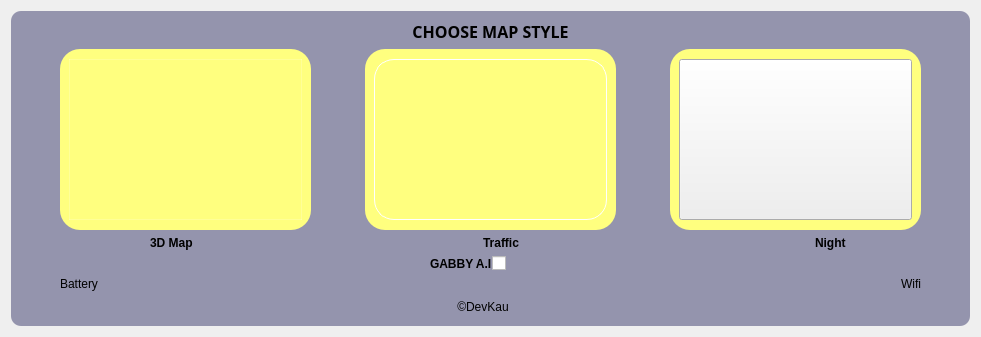
            <widget class="QWidget" name="SettingsPage">
             <layout class="QGridLayout" name="gridLayout_12">
              <item row="0" column="0">
               <widget class="QFrame" name="settingsframe">
                <property name="styleSheet">
                 <string notr="true">#settingsframe{
background-color: rgba(85, 85, 127,150);
border-radius:10px;



}</string>
                </property>
                <property name="frameShape">
                 <enum>QFrame::Shape::StyledPanel</enum>
                </property>
                <property name="frameShadow">
                 <enum>QFrame::Shadow::Raised</enum>
                </property>
                <layout class="QGridLayout" name="gridLayout_8" rowstretch="1,0">
                 <item row="0" column="0">
                  <spacer name="horizontalSpacer_24">
                   <property name="orientation">
                    <enum>Qt::Orientation::Horizontal</enum>
                   </property>
                   <property name="sizeHint" stdset="0">
                    <size>
                     <width>40</width>
                     <height>20</height>
                    </size>
                   </property>
                  </spacer>
                 </item>
                 <item row="1" column="1">
                  <layout class="QHBoxLayout" name="horizontalLayout_12">
                   <item>
                    <spacer name="horizontalSpacer_22">
                     <property name="orientation">
                      <enum>Qt::Orientation::Horizontal</enum>
                     </property>
                     <property name="sizeHint" stdset="0">
                      <size>
                       <width>44</width>
                       <height>20</height>
                      </size>
                     </property>
                    </spacer>
                   </item>
                   <item>
                    <widget class="QLabel" name="label_6">
                     <property name="styleSheet">
                      <string notr="true">margin-right:15px;</string>
                     </property>
                     <property name="text">
                      <string>©DevKau</string>
                     </property>
                     <property name="alignment">
                      <set>Qt::AlignmentFlag::AlignCenter</set>
                     </property>
                    </widget>
                   </item>
                   <item>
                    <spacer name="horizontalSpacer_23">
                     <property name="orientation">
                      <enum>Qt::Orientation::Horizontal</enum>
                     </property>
                     <property name="sizeHint" stdset="0">
                      <size>
                       <width>40</width>
                       <height>20</height>
                      </size>
                     </property>
                    </spacer>
                   </item>
                  </layout>
                 </item>
                 <item row="0" column="1">
                  <layout class="QVBoxLayout" name="verticalLayout_10" stretch="1,1,1,0,0">
                   <item>
                    <layout class="QHBoxLayout" name="horizontalLayout_9">
                     <item>
                      <widget class="QLabel" name="label">
                       <property name="font">
                        <font>
                         <family>Myanmar Text</family>
                         <pointsize>12</pointsize>
                         <bold>true</bold>
                        </font>
                       </property>
                       <property name="text">
                        <string>CHOOSE MAP STYLE</string>
                       </property>
                       <property name="alignment">
                        <set>Qt::AlignmentFlag::AlignCenter</set>
                       </property>
                      </widget>
                     </item>
                    </layout>
                   </item>
                   <item>
                    <layout class="QHBoxLayout" name="horizontalLayout_10">
                     <property name="spacing">
                      <number>14</number>
                     </property>
                     <item>
                      <widget class="QFrame" name="map3dframe">
                       <property name="minimumSize">
                        <size>
                         <width>251</width>
                         <height>181</height>
                        </size>
                       </property>
                       <property name="styleSheet">
                        <string notr="true">#map3dframe{
	background-color: rgb(255, 255, 127);
  border-radius:20px;
    border-image: url(&quot;C:/Users/gabby/Documents/Designer_UIS/GOD_FIRST_PROJ/Assets/images/3d-view-map.jpg&quot;);
}
</string>
                       </property>
                       <property name="frameShape">
                        <enum>QFrame::Shape::StyledPanel</enum>
                       </property>
                       <property name="frameShadow">
                        <enum>QFrame::Shadow::Raised</enum>
                       </property>
                       <layout class="QGridLayout" name="gridLayout_9">
                        <item row="0" column="0">
                         <widget class="QPushButton" name="btn_3d">
                          <property name="minimumSize">
                           <size>
                            <width>231</width>
                            <height>161</height>
                           </size>
                          </property>
                          <property name="styleSheet">
                           <string notr="true">#btn_3d{
  border: 1px solid  rgba(255, 255, 255, 50);
  background: transparent;
}


#btn_3d::hover {
        background-color: rgba(255, 255, 255, 0.2);
        border: 1px solid white;
    }

    /* This is what happens when the button is the ACTIVE selection */  #btn_3d:checked, #btn_traffic:checked, #btn_night:checked {
    background-color: rgb(255, 0, 0); 
    border: 2px solid white;
    border-image: none; /* This ensures the red shows over the background */
}
</string>
                          </property>
                          <property name="text">
                           <string/>
                          </property>
                         </widget>
                        </item>
                       </layout>
                      </widget>
                     </item>
                     <item>
                      <spacer name="horizontalSpacer_26">
                       <property name="orientation">
                        <enum>Qt::Orientation::Horizontal</enum>
                       </property>
                       <property name="sizeHint" stdset="0">
                        <size>
                         <width>40</width>
                         <height>20</height>
                        </size>
                       </property>
                      </spacer>
                     </item>
                     <item>
                      <widget class="QFrame" name="styletrafficFrame">
                       <property name="minimumSize">
                        <size>
                         <width>251</width>
                         <height>181</height>
                        </size>
                       </property>
                       <property name="styleSheet">
                        <string notr="true">#styletrafficFrame{
	background-color: rgb(255, 255, 127);
  border-radius:20px;
    border-image: url(&quot;C:/Users/gabby/Documents/Designer_UIS/GOD_FIRST_PROJ/Assets/images/trafficstyle.jpg&quot;);



}</string>
                       </property>
                       <property name="frameShape">
                        <enum>QFrame::Shape::StyledPanel</enum>
                       </property>
                       <property name="frameShadow">
                        <enum>QFrame::Shadow::Raised</enum>
                       </property>
                       <layout class="QGridLayout" name="gridLayout_10">
                        <item row="0" column="0">
                         <widget class="QPushButton" name="btn_traffic">
                          <property name="minimumSize">
                           <size>
                            <width>231</width>
                            <height>161</height>
                           </size>
                          </property>
                          <property name="styleSheet">
                           <string notr="true">border-radius:20px;
border: 1px solid  rgba(255, 255, 255, 1);
background: transparent;
</string>
                          </property>
                          <property name="text">
                           <string/>
                          </property>
                         </widget>
                        </item>
                       </layout>
                      </widget>
                     </item>
                     <item>
                      <spacer name="horizontalSpacer_27">
                       <property name="orientation">
                        <enum>Qt::Orientation::Horizontal</enum>
                       </property>
                       <property name="sizeHint" stdset="0">
                        <size>
                         <width>40</width>
                         <height>20</height>
                        </size>
                       </property>
                      </spacer>
                     </item>
                     <item>
                      <widget class="QFrame" name="styleNightFrame">
                       <property name="minimumSize">
                        <size>
                         <width>251</width>
                         <height>181</height>
                        </size>
                       </property>
                       <property name="styleSheet">
                        <string notr="true">#styleNightFrame{
	background-color: rgb(255, 255, 127);
  border-radius:20px;
    border-image: url(&quot;C:/Users/gabby/Documents/Designer_UIS/GOD_FIRST_PROJ/Assets/images/AdobeStock_523843430.jpeg&quot;);



}</string>
                       </property>
                       <property name="frameShape">
                        <enum>QFrame::Shape::StyledPanel</enum>
                       </property>
                       <property name="frameShadow">
                        <enum>QFrame::Shadow::Raised</enum>
                       </property>
                       <layout class="QGridLayout" name="gridLayout_11">
                        <item row="0" column="0">
                         <widget class="QPushButton" name="btn_night">
                          <property name="minimumSize">
                           <size>
                            <width>231</width>
                            <height>161</height>
                           </size>
                          </property>
                          <property name="styleSheet">
                           <string notr="true">#styleNightFrame{
border-radius:20px;
border: 1px solid  rgba(255, 255, 255, 50);
background: transparent;
}
</string>
                          </property>
                          <property name="text">
                           <string/>
                          </property>
                         </widget>
                        </item>
                       </layout>
                      </widget>
                     </item>
                    </layout>
                   </item>
                   <item>
                    <layout class="QHBoxLayout" name="horizontalLayout_11" stretch="0,0,0">
                     <property name="spacing">
                      <number>227</number>
                     </property>
                     <property name="leftMargin">
                      <number>90</number>
                     </property>
                     <item>
                      <widget class="QLabel" name="label_5">
                       <property name="font">
                        <font>
                         <family>Yu Gothic UI</family>
                         <bold>true</bold>
                        </font>
                       </property>
                       <property name="text">
                        <string>3D Map</string>
                       </property>
                      </widget>
                     </item>
                     <item>
                      <widget class="QLabel" name="label_3">
                       <property name="font">
                        <font>
                         <family>Yu Gothic UI</family>
                         <bold>true</bold>
                        </font>
                       </property>
                       <property name="text">
                        <string>Traffic</string>
                       </property>
                      </widget>
                     </item>
                     <item>
                      <widget class="QLabel" name="label_2">
                       <property name="font">
                        <font>
                         <family>Yu Gothic UI</family>
                         <pointsize>9</pointsize>
                         <bold>true</bold>
                        </font>
                       </property>
                       <property name="text">
                        <string>Night</string>
                       </property>
                      </widget>
                     </item>
                    </layout>
                   </item>
                   <item>
                    <layout class="QHBoxLayout" name="horizontalLayout_20" stretch="0,1">
                     <property name="spacing">
                      <number>0</number>
                     </property>
                     <property name="leftMargin">
                      <number>370</number>
                     </property>
                     <item>
                      <widget class="QLabel" name="gabbyAI_toggle_label">
                       <property name="font">
                        <font>
                         <family>Yu Gothic UI</family>
                         <bold>true</bold>
                        </font>
                       </property>
                       <property name="text">
                        <string>GABBY A.I</string>
                       </property>
                      </widget>
                     </item>
                     <item>
                      <widget class="QCheckBox" name="btnVoiceToggle">
                       <property name="styleSheet">
                        <string notr="true"/>
                       </property>
                       <property name="text">
                        <string/>
                       </property>
                      </widget>
                     </item>
                    </layout>
                   </item>
                   <item>
                    <layout class="QVBoxLayout" name="verticalLayout_12">
                     <item>
                      <layout class="QHBoxLayout" name="horizontalLayout_13">
                       <property name="spacing">
                        <number>740</number>
                       </property>
                       <item>
                        <widget class="QLabel" name="battery_label">
                         <property name="text">
                          <string>Battery</string>
                         </property>
                        </widget>
                       </item>
                       <item>
                        <widget class="QLabel" name="wifi_label">
                         <property name="text">
                          <string>Wifi</string>
                         </property>
                         <property name="alignment">
                          <set>Qt::AlignmentFlag::AlignRight|Qt::AlignmentFlag::AlignTrailing|Qt::AlignmentFlag::AlignVCenter</set>
                         </property>
                        </widget>
                       </item>
                      </layout>
                     </item>
                    </layout>
                   </item>
                  </layout>
                 </item>
                 <item row="0" column="2">
                  <spacer name="horizontalSpacer_25">
                   <property name="orientation">
                    <enum>Qt::Orientation::Horizontal</enum>
                   </property>
                   <property name="sizeHint" stdset="0">
                    <size>
                     <width>40</width>
                     <height>20</height>
                    </size>
                   </property>
                  </spacer>
                 </item>
                </layout>
               </widget>
              </item>
             </layout>
            </widget>
